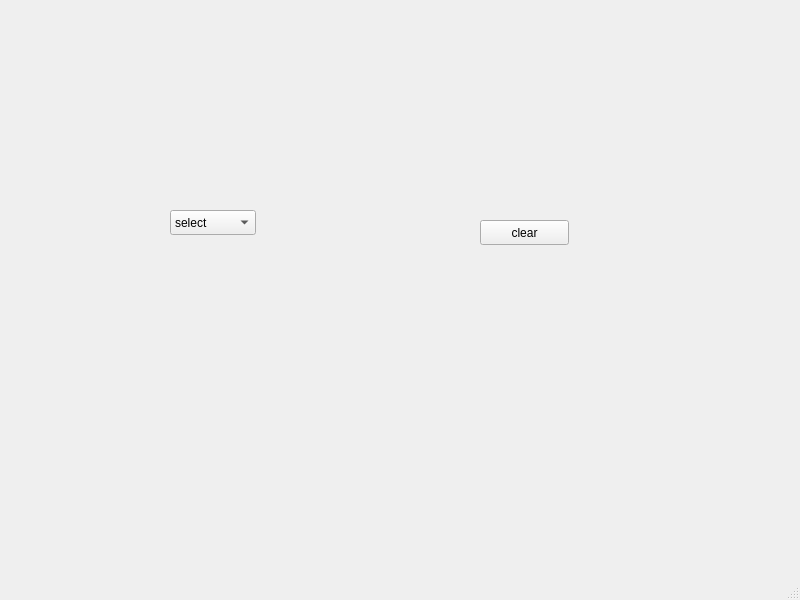
<?xml version="1.0" encoding="UTF-8"?>
<ui version="4.0">
 <class>MainWindow</class>
 <widget class="QMainWindow" name="MainWindow">
  <property name="geometry">
   <rect>
    <x>0</x>
    <y>0</y>
    <width>800</width>
    <height>600</height>
   </rect>
  </property>
  <property name="windowTitle">
   <string>MainWindow</string>
  </property>
  <widget class="QWidget" name="centralwidget">
   <widget class="QPushButton" name="pushButton">
    <property name="geometry">
     <rect>
      <x>480</x>
      <y>220</y>
      <width>89</width>
      <height>25</height>
     </rect>
    </property>
    <property name="text">
     <string>clear</string>
    </property>
   </widget>
   <widget class="QComboBox" name="comboBox">
    <property name="geometry">
     <rect>
      <x>170</x>
      <y>210</y>
      <width>86</width>
      <height>25</height>
     </rect>
    </property>
    <item>
     <property name="text">
      <string>select</string>
     </property>
    </item>
    <item>
     <property name="text">
      <string>HR</string>
     </property>
    </item>
    <item>
     <property name="text">
      <string>IT</string>
     </property>
    </item>
    <item>
     <property name="text">
      <string>ES</string>
     </property>
    </item>
   </widget>
  </widget>
  <widget class="QMenuBar" name="menubar">
   <property name="geometry">
    <rect>
     <x>0</x>
     <y>0</y>
     <width>800</width>
     <height>22</height>
    </rect>
   </property>
  </widget>
  <widget class="QStatusBar" name="statusbar"/>
 </widget>
 <resources/>
 <connections/>
</ui>
